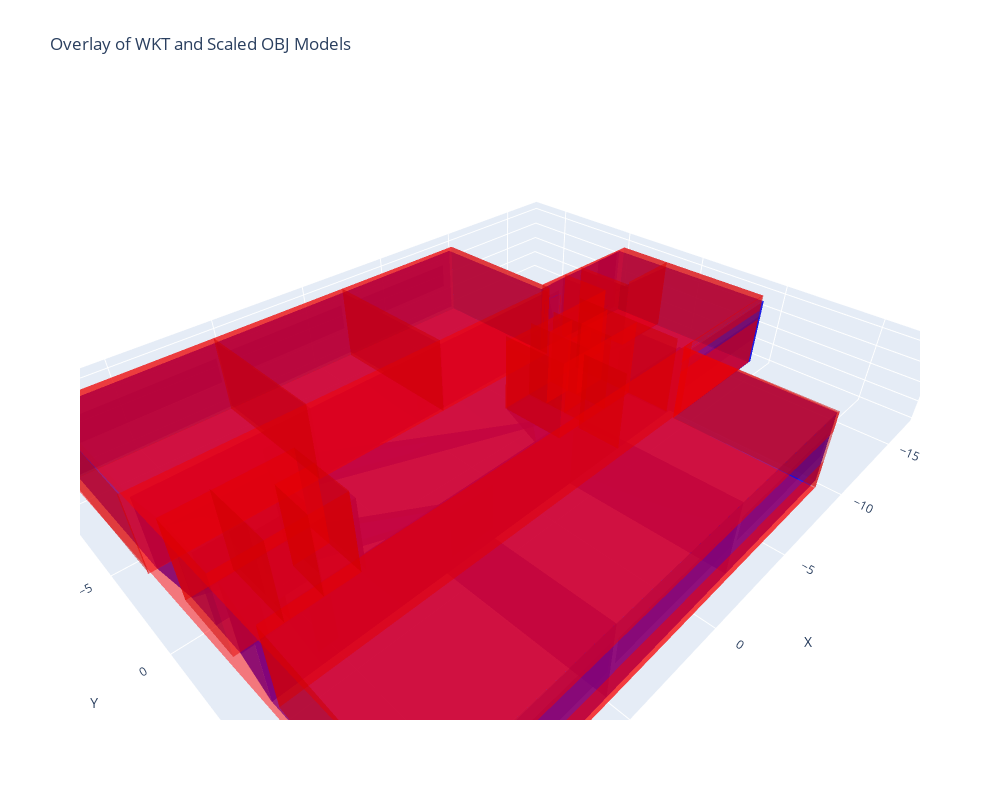

Write notebook code for a chart like this one.
### Code cell
from scipy.ndimage import binary_dilation

# Define buffer in meters
tolerance_m = 0.20
buffer_voxels = int(np.ceil(tolerance_m / voxel_size))

# Dilate WKT (ground truth) slightly, not OBJ (prediction)
wkt_dilated = binary_dilation(wkt_bool, iterations=buffer_voxels)

# True Positives = pred inside dilated ground truth
tp = np.logical_and(obj_bool, wkt_dilated).sum()

# False Positives = pred outside ground truth
fp = np.logical_and(obj_bool, ~wkt_dilated).sum()

# False Negatives = ground truth missed by pred
fn = np.logical_and(wkt_bool, ~obj_bool).sum()

# Precision = TP / (TP + FP)
# Recall    = TP / (TP + FN)
precision = tp / (tp + fp) if (tp + fp) else 0
recall = tp / (tp + fn) if (tp + fn) else 0
f1 = 2 * (precision * recall) / (precision + recall) if (precision + recall) else 0
iou = tp / (tp + fp + fn) if (tp + fp + fn) else 0

# Output
print(f"Precision: {precision:.3f}")
print(f"Recall:    {recall:.3f}")
print(f"F1 Score:  {f1:.3f}")
print(f"IoU:       {iou:.3f}")

# Use scaled OBJ model
obj_trace = trimesh_to_plotly_mesh(obj_centered_scaled, 'OBJ Model (Scaled)', color='red', opacity=0.5)
wkt_trace = trimesh_to_plotly_mesh(wkt_centered, 'WKT Model', color='blue', opacity=0.5)

fig = go.Figure(data=[wkt_trace, obj_trace])
fig.update_layout(
    title='Overlay of WKT and Scaled OBJ Models',
    scene=dict(
        xaxis_title='X',
        yaxis_title='Y',
        zaxis_title='Z',
        aspectmode='data'
    ),
    width=1000,
    height=800,
    legend=dict(x=0.7, y=0.9)
)
fig.show()

### Figure 1 — Plotly figure (JSON) as saved in the notebook; plotly's stock layout.template omitted (floating-point values rounded to 4 significant figures; data arrays with more than 128 entries replaced by an {"elided": "..."} marker saying what was removed)
{"data": [{"color": "blue", "i": {"elided": "786 int values"}, "j": {"elided": "786 int values"}, "k": {"elided": "786 int values"}, "name": "WKT Model", "opacity": 0.5, "type": "mesh3d", "x": {"elided": "1242 float values"}, "y": {"elided": "1242 float values"}, "z": {"elided": "1242 float values"}}, {"color": "red", "i": {"elided": "153 int values"}, "j": {"elided": "153 int values"}, "k": {"elided": "153 int values"}, "name": "OBJ Model (Scaled)", "opacity": 0.5, "type": "mesh3d", "x": {"elided": "253 float values"}, "y": {"elided": "253 float values"}, "z": {"elided": "253 float values"}}], "layout": {"height": 800, "legend": {"x": 0.7, "y": 0.9}, "scene": {"aspectmode": "data", "xaxis": {"title": {"text": "X"}}, "yaxis": {"title": {"text": "Y"}}, "zaxis": {"title": {"text": "Z"}}}, "title": {"text": "Overlay of WKT and Scaled OBJ Models"}, "width": 1000}}
